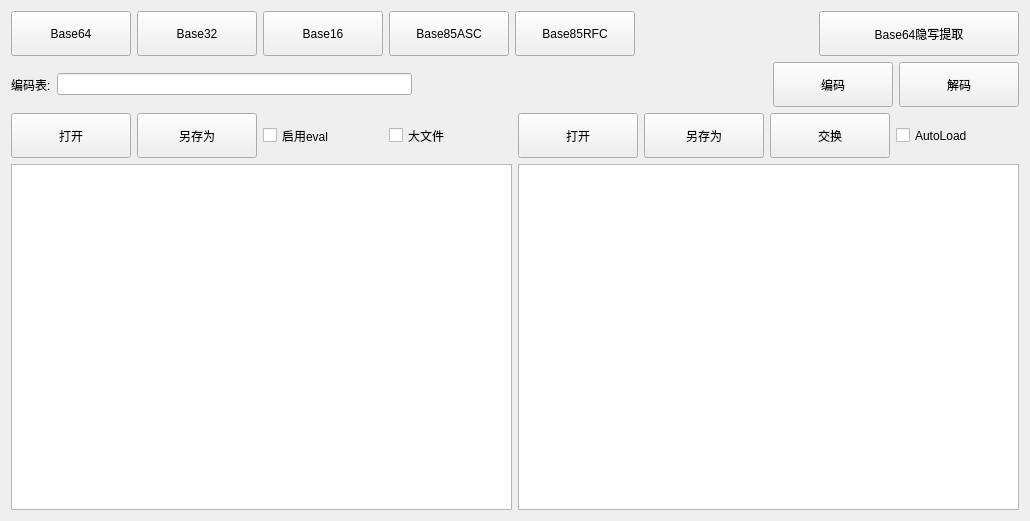
<?xml version="1.0" encoding="UTF-8"?>
<ui version="4.0">
    <class>Form</class>
    <widget class="QWidget" name="Form">
        <property name="geometry">
            <rect>
                <x>0</x>
                <y>0</y>
                <width>1030</width>
                <height>521</height>
            </rect>
        </property>
        <property name="windowTitle">
            <string>Form</string>
        </property>
        <layout class="QVBoxLayout" name="verticalLayout_4">
            <item>
                <layout class="QVBoxLayout" name="BaseMainLayout">
                    <item>
                        <layout class="QHBoxLayout" name="horizontalLayout">
                            <item>
                                <widget class="QPushButton" name="Base64Button">
                                    <property name="minimumSize">
                                        <size>
                                            <width>120</width>
                                            <height>45</height>
                                        </size>
                                    </property>
                                    <property name="maximumSize">
                                        <size>
                                            <width>120</width>
                                            <height>45</height>
                                        </size>
                                    </property>
                                    <property name="text">
                                        <string>Base64</string>
                                    </property>
                                </widget>
                            </item>
                            <item>
                                <widget class="QPushButton" name="Base32Button">
                                    <property name="minimumSize">
                                        <size>
                                            <width>120</width>
                                            <height>45</height>
                                        </size>
                                    </property>
                                    <property name="maximumSize">
                                        <size>
                                            <width>120</width>
                                            <height>45</height>
                                        </size>
                                    </property>
                                    <property name="text">
                                        <string>Base32</string>
                                    </property>
                                </widget>
                            </item>
                            <item>
                                <widget class="QPushButton" name="Base16Button">
                                    <property name="minimumSize">
                                        <size>
                                            <width>120</width>
                                            <height>45</height>
                                        </size>
                                    </property>
                                    <property name="maximumSize">
                                        <size>
                                            <width>120</width>
                                            <height>45</height>
                                        </size>
                                    </property>
                                    <property name="text">
                                        <string>Base16</string>
                                    </property>
                                </widget>
                            </item>
                            <item>
                                <widget class="QPushButton" name="Base85Button">
                                    <property name="minimumSize">
                                        <size>
                                            <width>120</width>
                                            <height>45</height>
                                        </size>
                                    </property>
                                    <property name="maximumSize">
                                        <size>
                                            <width>120</width>
                                            <height>45</height>
                                        </size>
                                    </property>
                                    <property name="text">
                                        <string>Base85ASC</string>
                                    </property>
                                </widget>
                            </item>
                            <item>
                                <widget class="QPushButton" name="Base85RFCButton">
                                    <property name="minimumSize">
                                        <size>
                                            <width>120</width>
                                            <height>45</height>
                                        </size>
                                    </property>
                                    <property name="maximumSize">
                                        <size>
                                            <width>120</width>
                                            <height>45</height>
                                        </size>
                                    </property>
                                    <property name="text">
                                        <string>Base85RFC</string>
                                    </property>
                                </widget>
                            </item>
                            <item>
                                <spacer name="BaseChangeButtonSpacer">
                                    <property name="orientation">
                                        <enum>Qt::Horizontal</enum>
                                    </property>
                                    <property name="sizeHint" stdset="0">
                                        <size>
                                            <width>40</width>
                                            <height>20</height>
                                        </size>
                                    </property>
                                </spacer>
                            </item>
                            <item>
                                <widget class="QPushButton" name="BaseEButton">
                                    <property name="minimumSize">
                                        <size>
                                            <width>200</width>
                                            <height>45</height>
                                        </size>
                                    </property>
                                    <property name="maximumSize">
                                        <size>
                                            <width>200</width>
                                            <height>45</height>
                                        </size>
                                    </property>
                                    <property name="text">
                                        <string>Base64隐写提取</string>
                                    </property>
                                </widget>
                            </item>
                        </layout>
                    </item>
                    <item>
                        <layout class="QHBoxLayout" name="horizontalLayout_2">
                            <item>
                                <widget class="QLabel" name="BaseTableTips">
                                    <property name="text">
                                        <string>编码表:</string>
                                    </property>
                                </widget>
                            </item>
                            <item>
                                <widget class="QLineEdit" name="BaseTableBox"/>
                            </item>
                            <item>
                                <spacer name="TableSpacer">
                                    <property name="orientation">
                                        <enum>Qt::Horizontal</enum>
                                    </property>
                                    <property name="sizeHint" stdset="0">
                                        <size>
                                            <width>40</width>
                                            <height>20</height>
                                        </size>
                                    </property>
                                </spacer>
                            </item>
                            <item>
                                <widget class="QPushButton" name="BaseEncButton">
                                    <property name="minimumSize">
                                        <size>
                                            <width>120</width>
                                            <height>45</height>
                                        </size>
                                    </property>
                                    <property name="maximumSize">
                                        <size>
                                            <width>120</width>
                                            <height>45</height>
                                        </size>
                                    </property>
                                    <property name="text">
                                        <string>编码</string>
                                    </property>
                                </widget>
                            </item>
                            <item>
                                <widget class="QPushButton" name="BaseDecButton">
                                    <property name="minimumSize">
                                        <size>
                                            <width>120</width>
                                            <height>45</height>
                                        </size>
                                    </property>
                                    <property name="maximumSize">
                                        <size>
                                            <width>120</width>
                                            <height>45</height>
                                        </size>
                                    </property>
                                    <property name="text">
                                        <string>解码</string>
                                    </property>
                                </widget>
                            </item>
                        </layout>
                    </item>
                    <item>
                        <layout class="QHBoxLayout" name="horizontalLayout_5">
                            <item>
                                <layout class="QVBoxLayout" name="verticalLayout">
                                    <item>
                                        <layout class="QHBoxLayout" name="horizontalLayout_3">
                                            <item>
                                                <widget class="QPushButton" name="BaseTextInputButton">
                                                    <property name="sizePolicy">
                                                        <sizepolicy hsizetype="Minimum" vsizetype="Minimum">
                                                            <horstretch>0</horstretch>
                                                            <verstretch>0</verstretch>
                                                        </sizepolicy>
                                                    </property>
                                                    <property name="minimumSize">
                                                        <size>
                                                            <width>120</width>
                                                            <height>45</height>
                                                        </size>
                                                    </property>
                                                    <property name="maximumSize">
                                                        <size>
                                                            <width>120</width>
                                                            <height>45</height>
                                                        </size>
                                                    </property>
                                                    <property name="text">
                                                        <string>打开</string>
                                                    </property>
                                                </widget>
                                            </item>
                                            <item>
                                                <widget class="QPushButton" name="BaseTextOutputButton">
                                                    <property name="sizePolicy">
                                                        <sizepolicy hsizetype="Minimum" vsizetype="Minimum">
                                                            <horstretch>0</horstretch>
                                                            <verstretch>0</verstretch>
                                                        </sizepolicy>
                                                    </property>
                                                    <property name="minimumSize">
                                                        <size>
                                                            <width>120</width>
                                                            <height>45</height>
                                                        </size>
                                                    </property>
                                                    <property name="maximumSize">
                                                        <size>
                                                            <width>120</width>
                                                            <height>45</height>
                                                        </size>
                                                    </property>
                                                    <property name="text">
                                                        <string>另存为</string>
                                                    </property>
                                                </widget>
                                            </item>
                                            <item>
                                                <widget class="QCheckBox" name="BaseTextEvalCheckBox">
                                                    <property name="sizePolicy">
                                                        <sizepolicy hsizetype="Minimum" vsizetype="Minimum">
                                                            <horstretch>0</horstretch>
                                                            <verstretch>0</verstretch>
                                                        </sizepolicy>
                                                    </property>
                                                    <property name="minimumSize">
                                                        <size>
                                                            <width>120</width>
                                                            <height>45</height>
                                                        </size>
                                                    </property>
                                                    <property name="maximumSize">
                                                        <size>
                                                            <width>120</width>
                                                            <height>45</height>
                                                        </size>
                                                    </property>
                                                    <property name="text">
                                                        <string>启用eval</string>
                                                    </property>
                                                </widget>
                                            </item>
                                            <item>
                                                <widget class="QCheckBox" name="BaseDoNotLoadFileCheckBox">
                                                    <property name="sizePolicy">
                                                        <sizepolicy hsizetype="Minimum" vsizetype="Minimum">
                                                            <horstretch>0</horstretch>
                                                            <verstretch>0</verstretch>
                                                        </sizepolicy>
                                                    </property>
                                                    <property name="minimumSize">
                                                        <size>
                                                            <width>120</width>
                                                            <height>45</height>
                                                        </size>
                                                    </property>
                                                    <property name="maximumSize">
                                                        <size>
                                                            <width>120</width>
                                                            <height>45</height>
                                                        </size>
                                                    </property>
                                                    <property name="text">
                                                        <string>大文件</string>
                                                    </property>
                                                </widget>
                                            </item>
                                        </layout>
                                    </item>
                                    <item>
                                        <widget class="QTextEdit" name="BaseTextBox"/>
                                    </item>
                                </layout>
                            </item>
                            <item>
                                <layout class="QVBoxLayout" name="verticalLayout_2">
                                    <item>
                                        <layout class="QHBoxLayout" name="horizontalLayout_4">
                                            <item>
                                                <widget class="QPushButton" name="BaseCipherInputButton">
                                                    <property name="minimumSize">
                                                        <size>
                                                            <width>120</width>
                                                            <height>45</height>
                                                        </size>
                                                    </property>
                                                    <property name="maximumSize">
                                                        <size>
                                                            <width>120</width>
                                                            <height>45</height>
                                                        </size>
                                                    </property>
                                                    <property name="text">
                                                        <string>打开</string>
                                                    </property>
                                                </widget>
                                            </item>
                                            <item>
                                                <widget class="QPushButton" name="BaseCipherOutputButton">
                                                    <property name="minimumSize">
                                                        <size>
                                                            <width>120</width>
                                                            <height>45</height>
                                                        </size>
                                                    </property>
                                                    <property name="maximumSize">
                                                        <size>
                                                            <width>120</width>
                                                            <height>45</height>
                                                        </size>
                                                    </property>
                                                    <property name="text">
                                                        <string>另存为</string>
                                                    </property>
                                                </widget>
                                            </item>
                                            <item>
                                                <widget class="QPushButton" name="BaseTranslateButton">
                                                    <property name="minimumSize">
                                                        <size>
                                                            <width>120</width>
                                                            <height>45</height>
                                                        </size>
                                                    </property>
                                                    <property name="maximumSize">
                                                        <size>
                                                            <width>120</width>
                                                            <height>45</height>
                                                        </size>
                                                    </property>
                                                    <property name="text">
                                                        <string>交换</string>
                                                    </property>
                                                </widget>
                                            </item>
                                            <item>
                                                <widget class="QCheckBox" name="BaseAutoLoadCheckBox">
                                                    <property name="minimumSize">
                                                        <size>
                                                            <width>120</width>
                                                            <height>45</height>
                                                        </size>
                                                    </property>
                                                    <property name="maximumSize">
                                                        <size>
                                                            <width>120</width>
                                                            <height>45</height>
                                                        </size>
                                                    </property>
                                                    <property name="text">
                                                        <string>AutoLoad</string>
                                                    </property>
                                                </widget>
                                            </item>
                                        </layout>
                                    </item>
                                    <item>
                                        <widget class="QTextEdit" name="BaseCipherBox"/>
                                    </item>
                                </layout>
                            </item>
                        </layout>
                    </item>
                </layout>
            </item>
        </layout>
    </widget>
    <resources/>
    <connections/>
</ui>
